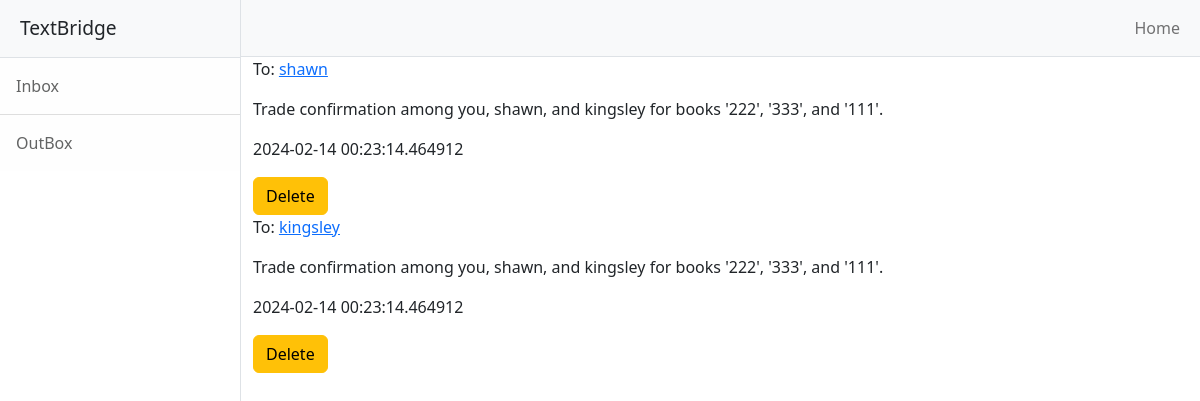
/outbox (signed in), run on an earlier commit of the app's database.
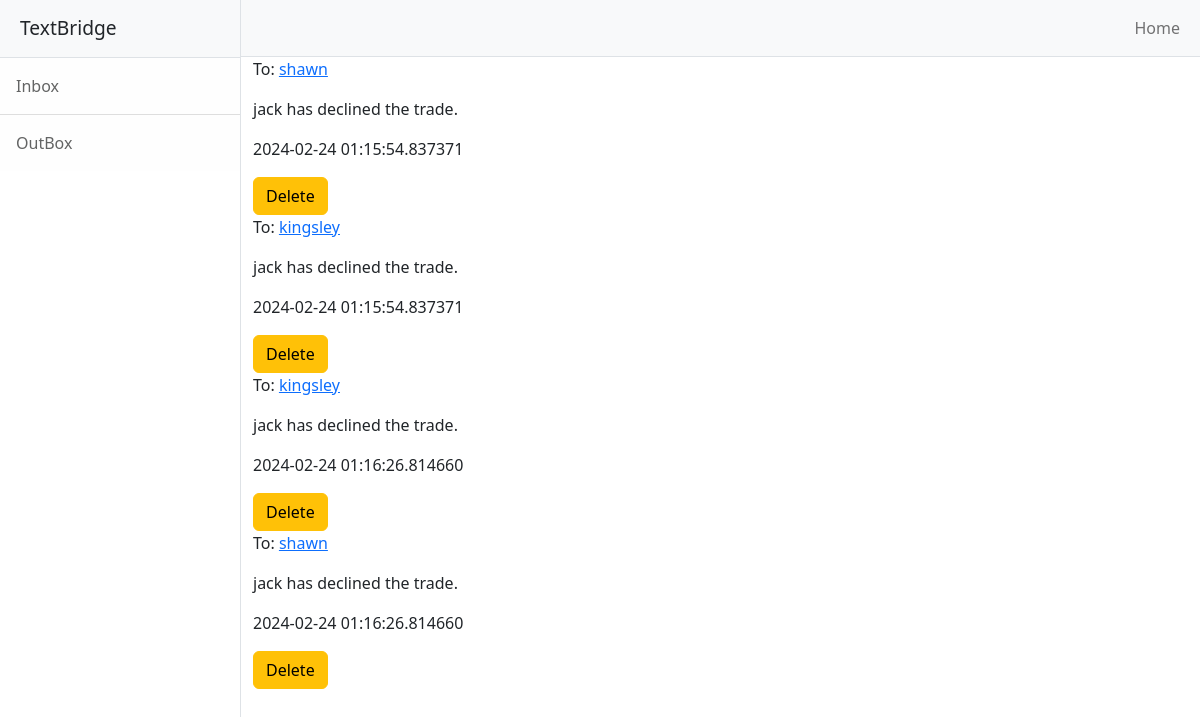
And on a later commit of the database.
### main.py (models this page shows)
class Message(db.Model):
    __tablename__ = "messages"
    id = db.Column(db.Integer, primary_key=True)
    sender_id = db.Column(db.Integer, db.ForeignKey('users.id'), nullable=False)
    recipient_id = db.Column(db.Integer, db.ForeignKey('users.id'), nullable=False)
    content = db.Column(db.Text, nullable=False)
    timestamp = db.Column(db.DateTime, index=True, default=datetime.utcnow)
    is_read = db.Column(db.Boolean, default=False, nullable=False)
    offer_id = db.Column(db.Integer, nullable=True)

class User(UserMixin, db.Model):
    __tablename__ = "users"
    id = db.Column(db.Integer, primary_key=True)
    email = db.Column(db.String(100), unique=True)
    password = db.Column(db.String(100))
    name = db.Column(db.String(100))
    wishbook = relationship('WishBook')
    ownhbook = relationship('OwnBook')
    sent_messages = db.relationship('Message', foreign_keys='Message.sender_id', backref='sender', lazy='dynamic')
    received_messages = db.relationship('Message', foreign_keys='Message.recipient_id', backref='recipient', lazy='dynamic')

### main.py (the view)
@app.route('/outbox')
@login_required
def outbox():
    sent_messages = db.session.query(
        Message.id,
        Message.content,
        User.name.label('recipient_name'),
        Message.recipient_id,
        Message.timestamp
    ).join(User, User.id == Message.recipient_id).filter(Message.sender_id == current_user.id).all()
    return render_template('outbox.html', messages=sent_messages)

### main.py (called while the page is built)
@login_manager.user_loader
def load_user(user_id):
    return db.get_or_404(User, user_id)

### templates/outbox.html (shortened to what this page needs)
<!DOCTYPE html>
<html lang="en">
    <head>
        <link href="../static/css/styles4.css" rel="stylesheet" />
    </head>
    <body>
        <div class="d-flex" id="wrapper">
            <div class="border-end bg-white" id="sidebar-wrapper">
                <div class="sidebar-heading border-bottom bg-light">TextBridge</div>
                <div class="list-group list-group-flush">
                    <a class="list-group-item list-group-item-action list-group-item-light p-3" href="{{ url_for('inbox')}}">Inbox</a>
                    <a class="list-group-item list-group-item-action list-group-item-light p-3" href="{{ url_for('outbox')}}">OutBox</a>
                </div>
            </div>
            <div id="page-content-wrapper">
                <nav class="navbar navbar-expand-lg navbar-light bg-light border-bottom">
                    <div class="container-fluid">
                        <div class="collapse navbar-collapse" id="navbarSupportedContent">
                            <ul class="navbar-nav ms-auto mt-2 mt-lg-0">
                                <li class="nav-item active"><a class="nav-link" href="{{ url_for('ownlist') }}">Home</a></li>
                            </ul>
                        </div>
                    </div>
                </nav>
                {% for message in messages %}
                <div class="container-fluid">
                    <p>To: <a href="{{ url_for('send_message', recipient_id=message.recipient_id) }}">{{ message.recipient_name }}</a></p>
                    <p>
                        {{ message.content }}
                    </p>
                    <p>
                        {{ message.timestamp }}
                    </p>
                    <form action="{{ url_for('delete_message', message_id=message.id) }}" method="post">
                        <button type="submit" class="btn btn-warning">Delete</button>
                </div>
                {% endfor %}
            </div>
        </div>
    </body>
</html>

What changed in the data, as far as the page shows it:
removed Message: recipient_name "shawn", content "Trade confirmation among you, shawn, and kingsley for books '222', '333', and '111'.", timestamp "2024-02-14 00:23:14.464912"
removed Message: recipient_name "kingsley", content "Trade confirmation among you, shawn, and kingsley for books '222', '333', and '111'.", timestamp "2024-02-14 00:23:14.464912"
added Message: recipient_name "shawn", content "jack has declined the trade.", timestamp "2024-02-24 01:15:54.837371"
added Message: recipient_name "kingsley", content "jack has declined the trade.", timestamp "2024-02-24 01:15:54.837371"
now on this page (row edited): Message: recipient_name "kingsley", content "jack has declined the trade.", timestamp "2024-02-24 01:16:26.814660"
now on this page (row edited): Message: recipient_name "shawn", content "jack has declined the trade.", timestamp "2024-02-24 01:16:26.814660"
